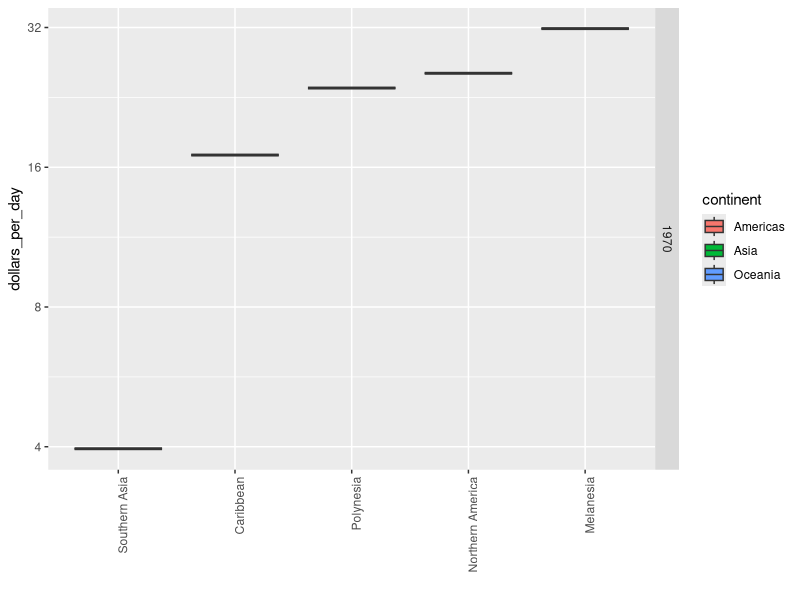

Source code (R):
library(tidyverse)
library(dplyr)
library(dslabs)
data(gapminder)
past_year = 1970
present_year = 2010
gapminder <- gapminder %>% mutate(dollars_per_day = gdp/population/365)
west <- c("Western Europe","Northern Europe","Southern Europe","Northern America","Australia and New Zealand")
#gapminder %>% filter(year%in%c(past_year,present_year) & !is.na(gdp))%>% mutate(group=ifelse(region%in%west,"West","Developing")) %>%ggplot(aes(dollars_per_day))+
#  geom_histogram(binwidth=1,color="black")+scale_x_continuous(trans="log2")+facet_grid(year~group)

country_list_1 <- gapminder %>% filter(year==past_year & !is.na(dollars_per_day)) %>% .$country
country_list_2 <- gapminder %>% filter(year==present_year & is.na(dollars_per_day)) %>% .$country
country_list <- intersect(country_list_1,country_list_2)

#gapminder %>% filter(year%in%c(past_year,present_year) & !is.na(gdp)& country_list%in% country)%>% mutate(group=ifelse(region%in%west,"West","Developing")) %>%ggplot(aes(dollars_per_day))+
#  geom_histogram(binwidth=1,color="black")+scale_x_continuous(trans="log2")+facet_grid(year~group)

#p<- gapminder %>% filter(year%in%c(past_year,present_year)&country%in%country_list & !is.na(dollars_per_day)) %>% mutate(region=reorder(region,dollars_per_day,FUN=median))%>%  ggplot()+theme(axis.text.x=element_text(angle=90,hjust=1))+xlab("")+scale_y_continuous(trans="log2")
#p + geom_boxplot(aes(region,dollars_per_day,fill=continent))+facet_grid(year~.)

p <- gapminder %>%
  filter(year %in% c(past_year, present_year) & country %in% country_list & !is.na(dollars_per_day)) %>%
  mutate(region = reorder(region, dollars_per_day, FUN = median)) %>%
  ggplot() +
  theme(axis.text.x = element_text(angle = 90, hjust = 1)) +
  xlab("") + scale_y_continuous(trans = "log2")

p + geom_boxplot(aes(region, dollars_per_day, fill = continent)) +
  facet_grid(year ~ .)
#p + geom_boxplot(aes(region, dollars_per_day, fill = factor(year)))
#p + geom_boxplot(aes(region,dollars_per_day,fill=factor(year)))
